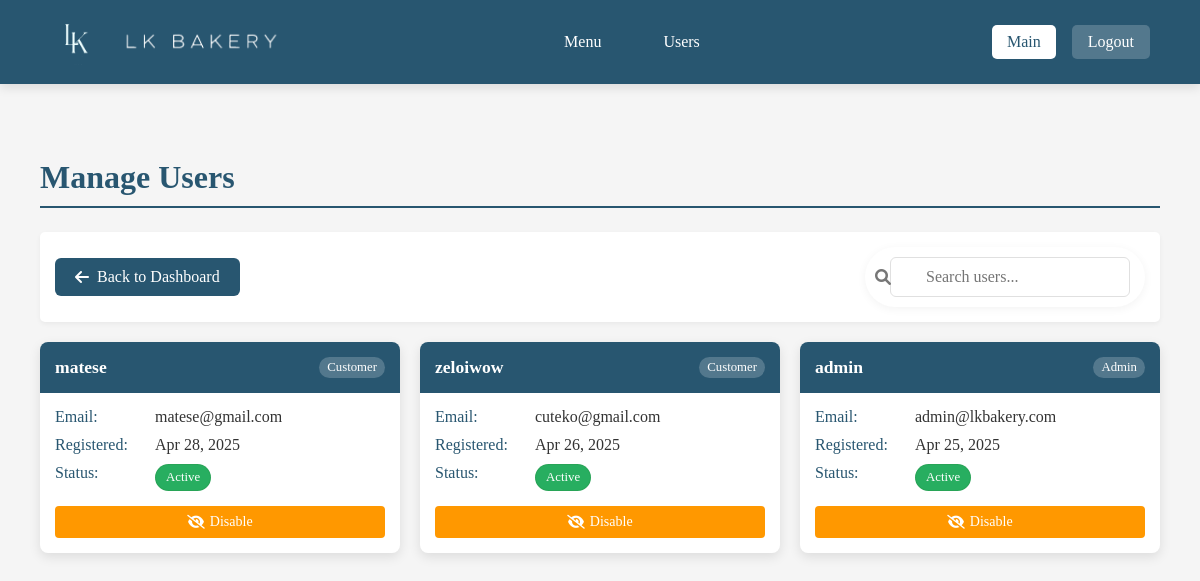
/admin/manage_users.php (signed in), run on the app's committed database.
### tables this page shows
CREATE TABLE `users` (
  `id` int(11) NOT NULL,
  `username` varchar(50) NOT NULL,
  `email` varchar(100) NOT NULL,
  `password_hash` varchar(255) NOT NULL,
  `role` enum('admin','customer') NOT NULL DEFAULT 'customer',
  `created_at` timestamp NOT NULL DEFAULT current_timestamp(),
  `updated_at` timestamp NOT NULL DEFAULT current_timestamp() ON UPDATE current_timestamp(),
  `is_active` tinyint(1) DEFAULT 1
);

### admin/manage_users.php (the view, shortened to what this page needs)
<?php
include '../includes/db_connect.php';
?>
<!DOCTYPE html>
<html>
<head>
    <link rel="stylesheet" href="../css/admin.css">
    <link rel="stylesheet" href="https://cdnjs.cloudflare.com/ajax/libs/font-awesome/6.0.0/css/all.min.css">
    <?php include '../includes/header.php'; ?>
</head>
<body>
    <div class="admin-container">
        <h1>Manage Users</h1>
        <div class="action-bar">
            <a href="dashboard.php" class="btn btn-secondary">
                <i class="fas fa-arrow-left"></i> Back to Dashboard
            </a>
            <div class="search-box">
                <i class="fas fa-search search-icon"></i>
                <input type="text" id="userSearch" placeholder="Search users..." onkeyup="filterUsers()">
            </div>
        </div>
        <div class="user-cards">
            <?php
            $stmt = $pdo->query("SELECT * FROM users ORDER BY created_at DESC");
            while ($user = $stmt->fetch(PDO::FETCH_ASSOC)):
            ?>
            <div class="user-card">
                <div class="user-header">
                    <div class="user-name"><?= htmlspecialchars($user['username']) ?></div>
                    <div class="user-role"><?= ucfirst($user['role']) ?></div>
                </div>
                <div class="user-details">
                    <div class="user-detail">
                        <span class="detail-label">Email:</span>
                        <span><?= htmlspecialchars($user['email']) ?></span>
                    </div>
                    <div class="user-detail">
                        <span class="detail-label">Registered:</span>
                        <span><?= date('M j, Y', strtotime($user['created_at'])) ?></span>
                    </div>
                    <div class="user-detail">
                        <span class="detail-label">Status:</span>
                        <span class="status-badge <?= $user['is_active'] ? 'active' : 'inactive' ?>">
                            <?= $user['is_active'] ? 'Active' : 'Inactive' ?>
                        </span>
                    </div>
                    <div class="user-actions">
                        <a href="?toggle_status&id=<?= $user['id'] ?>"
                           class="action-btn toggle-btn">
                            <i class="fas <?= $user['is_active'] ? 'fa-eye-slash' : 'fa-eye' ?>"></i>
                            <?= $user['is_active'] ? 'Disable' : 'Enable' ?>
                        </a>
                    </div>
                </div>
            </div>
            <?php endwhile; ?>
        </div>
    </div>
</body>
</html>

### css/admin.css (style rules this page uses)
:root { --primary: #285670; --primary-light: #5199b9; --secondary: #9c785b; --danger: #e74c3c; --success: #27ae60; --warning: #f39c12; --light-gray: #f8f8f8; --medium-gray: #e0e0e0; --dark-gray: #2c3e50; --white: #ffffff; }
body { font-family: Font1; background-color: var(--light-gray); margin: 0; padding: 0; color: #333; }
.admin-container { max-width: 1200px; margin: 0 auto; padding: 20px; }
.btn { display: inline-block; padding: 10px 20px; border-radius: 5px; text-decoration: none; font-weight: 500; transition: all 0.3s; border: none; cursor: pointer; }
.btn-secondary { background-color: var(--secondary); color: var(--white); }
.status-badge { padding: 5px 10px; border-radius: 20px; font-size: 0.8rem; font-weight: 500; display: inline-block; }
.status-badge.active { background-color: var(--success); color: var(--white); }
.action-bar { display: flex; justify-content: space-between; align-items: center; margin: 20px 0; padding: 15px; background-color: var(--white); border-radius: 5px; box-shadow: 0 2px 5px rgba(0,0,0,0.05); }
.search-box { display: flex; align-items: center; background: white; padding: 10px 15px; border-radius: 30px; box-shadow: 0 2px 10px rgba(0,0,0,0.05); width: 250px; }
.search-box input { border: none; outline: none; margin-left: 10px; width: 100%; font-family: Font1; }

### admin/manage_users.php (style rules this page uses)
:root { --primary-color: #285670; --primary-hover: #1d4255; --secondary-color: #9c785b; --secondary-hover: #b08a6a; --success-color: #2e7d32; --warning-color: #ff9800; --danger-color: #d32f2f; --light-gray: #f5f5f5; --border-color: #e0e0e0; --card-shadow: 0 4px 12px rgba(0,0,0,0.1); }
.admin-container { max-width: 1400px; margin: 0 auto; padding: 20px; }
h1 { color: var(--primary-color); margin-bottom: 1.5rem; font-size: 2rem; border-bottom: 2px solid var(--primary-color); padding-bottom: 10px; }
.action-bar { display: flex; justify-content: space-between; margin: 20px 0; flex-wrap: wrap; gap: 15px; }
.btn { display: inline-flex; align-items: center; gap: 8px; padding: 10px 20px; border-radius: 6px; font-weight: 500; text-decoration: none; transition: all 0.3s; }
.btn-secondary { background-color: var(--primary-color); color: white; }
.search-box { position: relative; min-width: 250px; }
.search-box input { padding: 10px 15px 10px 35px; border: 1px solid var(--border-color); border-radius: 6px; width: 100%; font-size: 16px; transition: all 0.3s; }
.search-icon { position: absolute; left: 10px; top: 50%; transform: translateY(-50%); color: #777; }
.user-cards { display: grid; grid-template-columns: repeat(auto-fill, minmax(300px, 1fr)); gap: 20px; margin-top: 20px; }
.user-card { background: white; border-radius: 8px; overflow: hidden; box-shadow: var(--card-shadow); transition: transform 0.3s; }
.user-header { background-color: var(--primary-color); color: white; padding: 15px; display: flex; justify-content: space-between; align-items: center; }
.user-name { font-weight: 600; font-size: 1.1rem; }
.user-role { background: rgba(255,255,255,0.2); padding: 3px 8px; border-radius: 20px; font-size: 0.8rem; text-transform: capitalize; }
.user-details { padding: 15px; }
.user-detail { display: flex; margin-bottom: 10px; }
.detail-label { font-weight: 500; color: var(--primary-color); min-width: 100px; }
.status-badge { display: inline-block; padding: 5px 10px; border-radius: 20px; font-size: 0.8rem; font-weight: 500; }
.active { background-color: rgba(46, 125, 50, 0.1); color: var(--success-color); border: 1px solid rgba(46, 125, 50, 0.2); }
.user-actions { display: flex; gap: 8px; margin-top: 15px; }
.action-btn { padding: 8px 12px; border-radius: 4px; font-size: 14px; text-decoration: none; transition: all 0.2s; display: inline-flex; align-items: center; gap: 5px; flex: 1; justify-content: center; }
.toggle-btn { background-color: var(--warning-color); color: white; }

### data on the page
users: username "matese", role "Customer", email "matese@gmail.com", created_at "Apr 28, 2025", is_active "Active"
users: username "zeloiwow", role "Customer", email "cuteko@gmail.com", created_at "Apr 26, 2025", is_active "Active"
users: username "admin", role "Admin", email "admin@lkbakery.com", created_at "Apr 25, 2025", is_active "Active"
